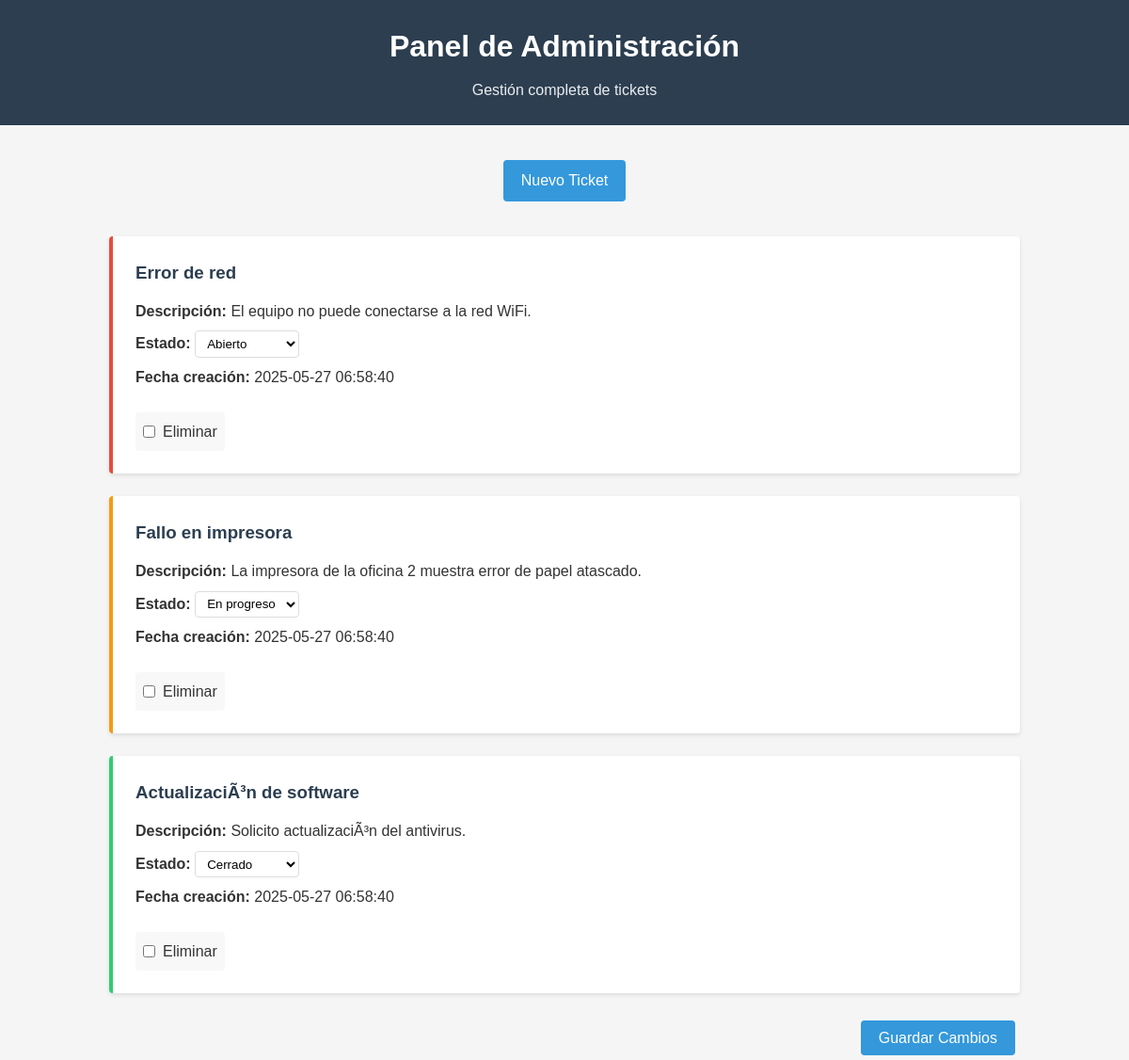
Page /frontend/admin/index.php on the earlier database version.
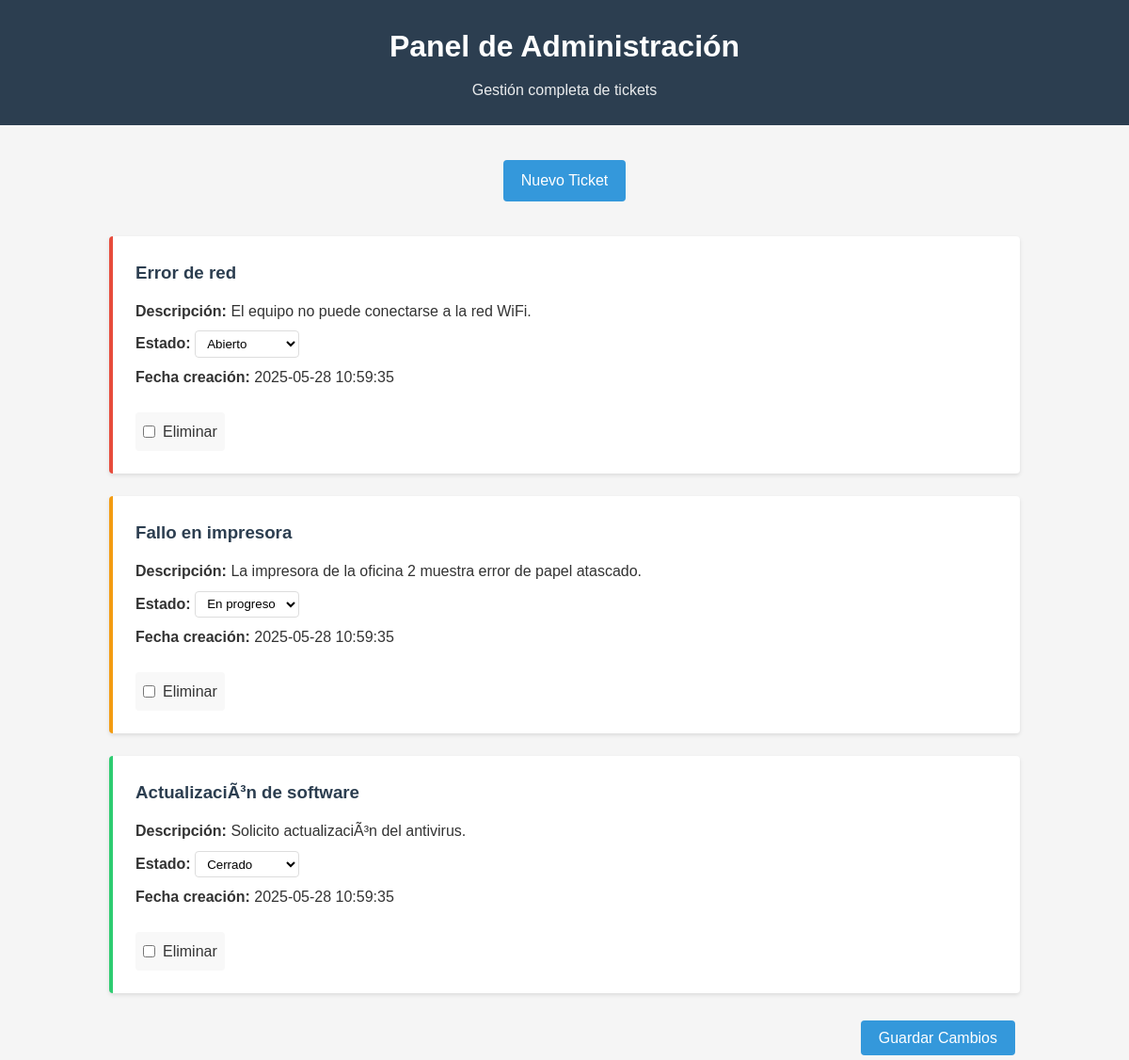
Same page on the later database version.
### tables this page shows
CREATE TABLE `tickets` (
  `id` int(11) NOT NULL AUTO_INCREMENT,
  `asunto` varchar(100) NOT NULL,
  `descripcion` text NOT NULL,
  `estado` enum('Abierto','En progreso','Cerrado') DEFAULT 'Abierto',
  `fecha_creacion` timestamp NOT NULL DEFAULT CURRENT_TIMESTAMP,
  `fecha_actualizacion` timestamp NOT NULL DEFAULT CURRENT_TIMESTAMP ON UPDATE CURRENT_TIMESTAMP,
  PRIMARY KEY (`id`)
);

### backend/cargar-tickets.php (the view, shortened to what this page needs)
<?php
function conectarDB() {
    $conexion = new mysqli('db', 'root', 'root', 'helpdesk');
    return $conexion;
}
function mostrarTickets($esAdmin = false) {
    $conexion = conectarDB();
    $sql = $esAdmin
        ? "SELECT * FROM tickets ORDER BY fecha_creacion DESC"
        : "SELECT * FROM tickets WHERE estado IN ('Abierto', 'En progreso') ORDER BY fecha_creacion DESC";
    $resultado = $conexion->query($sql);
    $html = '';
    if ($resultado && $resultado->num_rows > 0) {
        if ($esAdmin) {
            $html .= '<form action="/backend/actualizar-tickets.php" method="post">';
        }
        while ($ticket = $resultado->fetch_assoc()) {
            $html .= '<div class="ticket" data-estado="'.htmlspecialchars($ticket['estado']).'">';
            $html .= '<h3>'.htmlspecialchars($ticket['asunto']).'</h3>';
            $html .= '<p><strong>Descripción:</strong> '.nl2br(htmlspecialchars($ticket['descripcion'])).'</p>';
            $html .= '<p><strong>Estado:</strong> ';
            if ($esAdmin) {
                $html .= '<select name="estados['.$ticket['id'].']">';
                $html .= '<option value="Abierto"'.($ticket['estado']=='Abierto'?' selected':'').'>Abierto</option>';
                $html .= '<option value="En progreso"'.($ticket['estado']=='En progreso'?' selected':'').'>En progreso</option>';
                $html .= '<option value="Cerrado"'.($ticket['estado']=='Cerrado'?' selected':'').'>Cerrado</option>';
                $html .= '</select>';
            } else {
                $html .= htmlspecialchars($ticket['estado']);
            }
            $html .= '</p>';
            $html .= '<p><strong>Fecha creación:</strong> '.$ticket['fecha_creacion'].'</p>';
            if ($esAdmin) {
                $html .= '<label class="eliminar-ticket"><input type="checkbox" name="eliminar['.$ticket['id'].']" value="1"> Eliminar</label>';
            }
            $html .= '</div>';
        }
        if ($esAdmin) {
            $html .= '<div class="form-actions"><button type="submit" class="button">Guardar Cambios</button></div>';
            $html .= '</form>';
        }
    } else {
        $html = '<div class="no-tickets">No hay tickets disponibles</div>';
    }
    return $html;
}
?>

### frontend/admin/index.php (shortened to what this page needs)
<?php
require_once '/var/www/html/backend/cargar-tickets.php';
?>
<!DOCTYPE html>
<html lang="es">
<head>
    <link rel="stylesheet" href="/admin/css/styles.css">
</head>
<body>
    <header>
        <h1>Panel de Administración</h1>
        <p>Gestión completa de tickets</p>
    </header>
    <div class="admin-controls">
        <a href="/admin/nuevo-ticket.php" class="button">Nuevo Ticket</a>
    </div>
    <div class="tickets-container">
        <?php echo mostrarTickets(true); ?>
    </div>
</body>
</html>

### frontend/admin/css/styles.css (style rules this page uses)
.admin-controls { text-align: center; margin-bottom: 2rem; padding: 0 1rem; }
.tickets-container { max-width: 1000px; margin: 0 auto; padding: 0 1rem; }
.ticket { background-color: white; border-left: 4px solid #ddd; border-radius: 4px; padding: 1.5rem; margin-bottom: 1.5rem; box-shadow: 0 2px 4px rgba(0,0,0,0.1); }
.ticket[data-estado="Abierto"] { border-left-color: #e74c3c; }
.ticket[data-estado="En progreso"] { border-left-color: #f39c12; }
.ticket[data-estado="Cerrado"] { border-left-color: #2ecc71; }
.ticket h3 { color: #2c3e50; margin-bottom: 0.8rem; }
.ticket p { margin-bottom: 0.5rem; }
.ticket select { padding: 0.3rem 0.5rem; border: 1px solid #ddd; border-radius: 4px; background-color: white; }
.eliminar-ticket { display: inline-flex; align-items: center; margin-top: 1rem; padding: 0.5rem; background-color: #f8f8f8; border-radius: 4px; }
.eliminar-ticket input { margin-right: 0.5rem; }
.form-actions { margin-top: 1.5rem; text-align: right; }

### frontend/shared/css/common.css (style rules this page uses)
* { margin: 0; padding: 0; box-sizing: border-box; font-family: 'Arial', sans-serif; }
body { background-color: #f5f5f5; color: #333; line-height: 1.6; }
header { background-color: #2c3e50; color: white; padding: 1.5rem; text-align: center; margin-bottom: 2rem; }
header h1 { font-size: 2rem; margin-bottom: 0.5rem; }
header p { font-size: 1rem; opacity: 0.9; }
.button { display: inline-block; background-color: #3498db; color: white; padding: 0.6rem 1.2rem; text-decoration: none; border-radius: 4px; border: none; cursor: pointer; font-size: 1rem; margin: 0.3rem; transition: background-color 0.3s; }

Differences in the rows shown:
changed tickets "Error de red": fecha_creacion "2025-05-27 06:58:40" → "2025-05-28 10:59:35"
changed tickets "Fallo en impresora": fecha_creacion "2025-05-27 06:58:40" → "2025-05-28 10:59:35"
changed tickets "ActualizaciÃ³n de software": fecha_creacion "2025-05-27 06:58:40" → "2025-05-28 10:59:35"
